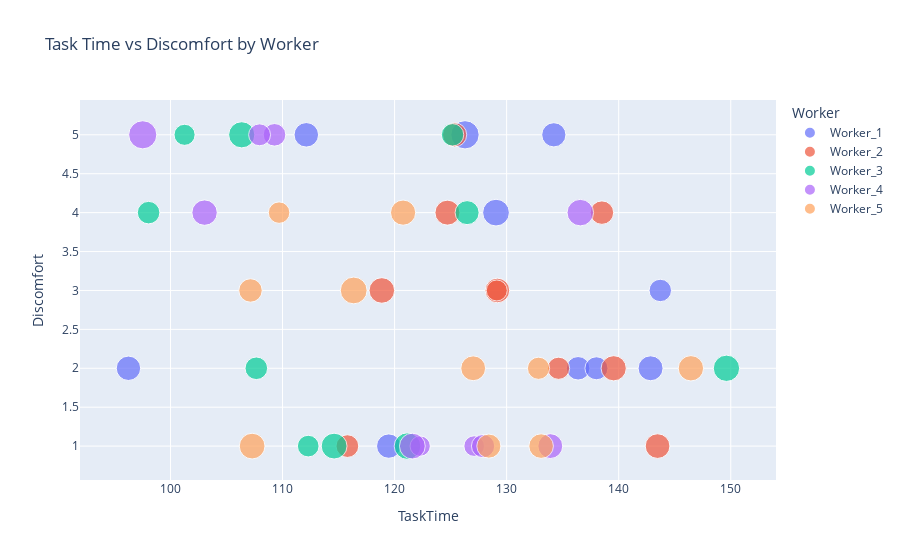

Notebook cell for this chart:
### Markdown cell above
### Interpretation:

**BackAngle vs Discomfort**: ~0.1, very weak positive correlation

**LeftArmAngle vs Discomfort**: ~0, minimal effect

**RightArmAngle vs Discomfort**: ~0, minimal effect

**TaskTime vs Discomfort**: ~-0.1, slightly negative (longer tasks not necessarily more uncomfortable in this dataset)

### Takeaway: 

In this simulated dataset, discomfort doesn’t strongly correlate with any single angle or task duration — reflects randomness of the simulated data.

### Code cell
# Interactive scatter plot using Plotly
fig = px.scatter(df, x='TaskTime', y='Discomfort', color='Worker',
                 size='BackAngle', hover_data=['Task', 'LeftArmAngle', 'RightArmAngle'],
                 title="Task Time vs Discomfort by Worker")
fig.show()

### Figure 1 — Plotly figure (JSON) as saved in the notebook; plotly's stock layout.template omitted (floating-point values rounded to 4 significant figures)
{"data": [{"customdata": [["Task_1", 68.62, 76.48], ["Task_2", 80.11, 64.19], ["Task_3", 85.39, 45.61], ["Task_4", 62.32, 71.42], ["Task_5", 64.85, 64.0], ["Task_6", 62.22, 79.49], ["Task_7", 73.89, 57.35], ["Task_8", 70.67, 68.24], ["Task_9", 78.82, 59.91], ["Task_10", 80.71, 70.96]], "hovertemplate": "Worker=Worker_1<br>TaskTime=%{x}<br>Discomfort=%{y}<br>BackAngle=%{marker.size}<br>Task=%{customdata[0]}<br>LeftArmAngle=%{customdata[1]}<br>RightArmAngle=%{customdata[2]}<extra></extra>", "legendgroup": "Worker_1", "marker": {"color": "#636efa", "size": [32.48, 31.4, 37.31, 31.11, 30.61, 26.25, 28.85, 27.69, 31.09, 41.7], "sizemode": "area", "sizeref": 0.1043, "symbol": "circle"}, "mode": "markers", "name": "Worker_1", "orientation": "v", "showlegend": true, "type": "scatter", "x": [142.8, 112.1, 129.1, 119.5, 134.2, 143.7, 136.4, 138.0, 96.25, 126.3], "xaxis": "x", "y": [2, 5, 4, 1, 5, 3, 2, 2, 2, 5], "yaxis": "y"}, {"customdata": [["Task_1", 66.15, 63.23], ["Task_2", 60.93, 74.76], ["Task_3", 66.91, 73.31], ["Task_4", 62.3, 82.12], ["Task_5", 72.97, 59.62], ["Task_6", 85.38, 69.64], ["Task_7", 73.33, 56.19], ["Task_8", 50.12, 67.8], ["Task_9", 71.9, 71.36], ["Task_10", 81.58, 72.57]], "hovertemplate": "Worker=Worker_2<br>TaskTime=%{x}<br>Discomfort=%{y}<br>BackAngle=%{marker.size}<br>Task=%{customdata[0]}<br>LeftArmAngle=%{customdata[1]}<br>RightArmAngle=%{customdata[2]}<extra></extra>", "legendgroup": "Worker_2", "marker": {"color": "#EF553B", "size": [31.62, 33.18, 25.8, 28.77, 34.17, 31.81, 26.93, 30.46, 22.91, 32.51], "sizemode": "area", "sizeref": 0.1043, "symbol": "circle"}, "mode": "markers", "name": "Worker_2", "orientation": "v", "showlegend": true, "type": "scatter", "x": [129.2, 139.6, 134.6, 138.5, 118.9, 143.5, 115.8, 125.4, 129.1, 124.7], "xaxis": "x", "y": [3, 2, 2, 4, 3, 1, 1, 5, 3, 4], "yaxis": "y"}, {"customdata": [["Task_1", 67.9, 62.26], ["Task_2", 66.72, 66.08], ["Task_3", 59.81, 71.27], ["Task_4", 79.15, 63.34], ["Task_5", 68.54, 61.54], ["Task_6", 74.57, 69.36], ["Task_7", 55.74, 73.38], ["Task_8", 77.52, 77.91], ["Task_9", 83.92, 61.19], ["Task_10", 58.03, 77.9]], "hovertemplate": "Worker=Worker_3<br>TaskTime=%{x}<br>Discomfort=%{y}<br>BackAngle=%{marker.size}<br>Task=%{customdata[0]}<br>LeftArmAngle=%{customdata[1]}<br>RightArmAngle=%{customdata[2]}<extra></extra>", "legendgroup": "Worker_3", "marker": {"color": "#00cc96", "size": [34.81, 26.49, 23.25, 24.52, 26.69, 26.21, 36.19, 35.71, 37.03, 30.14], "sizemode": "area", "sizeref": 0.1043, "symbol": "circle"}, "mode": "markers", "name": "Worker_3", "orientation": "v", "showlegend": true, "type": "scatter", "x": [114.6, 98.05, 101.3, 112.3, 107.7, 125.2, 149.6, 106.4, 121.2, 126.5], "xaxis": "x", "y": [1, 4, 5, 1, 2, 5, 2, 5, 1, 4], "yaxis": "y"}, {"customdata": [["Task_1", 70.69, 59.38], ["Task_2", 45.3, 74.82], ["Task_3", 75.56, 80.44], ["Task_4", 71.19, 80.0], ["Task_5", 59.35, 71.09], ["Task_6", 72.32, 72.93], ["Task_7", 59.06, 41.21], ["Task_8", 60.46, 62.49], ["Task_9", 62.65, 60.4], ["Task_10", 71.47, 75.4]], "hovertemplate": "Worker=Worker_4<br>TaskTime=%{x}<br>Discomfort=%{y}<br>BackAngle=%{marker.size}<br>Task=%{customdata[0]}<br>LeftArmAngle=%{customdata[1]}<br>RightArmAngle=%{customdata[2]}<extra></extra>", "legendgroup": "Worker_4", "marker": {"color": "#ab63fa", "size": [22.25, 32.14, 28.22, 21.45, 34.82, 26.6, 25.07, 33.67, 36.72, 41.37], "sizemode": "area", "sizeref": 0.1043, "symbol": "circle"}, "mode": "markers", "name": "Worker_4", "orientation": "v", "showlegend": true, "type": "scatter", "x": [127.1, 133.9, 127.9, 122.3, 121.6, 109.3, 108.0, 103.0, 136.6, 97.53], "xaxis": "x", "y": [1, 1, 1, 1, 1, 5, 5, 4, 4, 5], "yaxis": "y"}, {"customdata": [["Task_1", 69.7, 50.64], ["Task_2", 97.2, 76.26], ["Task_3", 73.97, 52.17], ["Task_4", 50.56, 73.36], ["Task_5", 54.85, 65.53], ["Task_6", 70.92, 76.3], ["Task_7", 58.57, 73.58], ["Task_8", 62.72, 51.98], ["Task_9", 72.57, 70.24], ["Task_10", 74.95, 68.35]], "hovertemplate": "Worker=Worker_5<br>TaskTime=%{x}<br>Discomfort=%{y}<br>BackAngle=%{marker.size}<br>Task=%{customdata[0]}<br>LeftArmAngle=%{customdata[1]}<br>RightArmAngle=%{customdata[2]}<extra></extra>", "legendgroup": "Worker_5", "marker": {"color": "#FFA15A", "size": [34.55, 28.68, 37.4, 33.03, 25.77, 33.55, 30.29, 32.09, 31.52, 24.08], "sizemode": "area", "sizeref": 0.1043, "symbol": "circle"}, "mode": "markers", "name": "Worker_5", "orientation": "v", "showlegend": true, "type": "scatter", "x": [107.3, 107.1, 116.4, 120.8, 132.8, 146.4, 128.4, 127.0, 133.1, 109.7], "xaxis": "x", "y": [1, 3, 3, 4, 2, 2, 1, 2, 1, 4], "yaxis": "y"}], "layout": {"autosize": true, "legend": {"itemsizing": "constant", "title": {"text": "Worker"}, "tracegroupgap": 0}, "title": {"text": "Task Time vs Discomfort by Worker"}, "xaxis": {"anchor": "y", "autorange": true, "domain": [0, 1], "range": [92.23, 153.7], "title": {"text": "TaskTime"}, "type": "linear"}, "yaxis": {"anchor": "x", "autorange": true, "domain": [0, 1], "range": [0.2719, 5.756], "title": {"text": "Discomfort"}, "type": "linear"}}}
